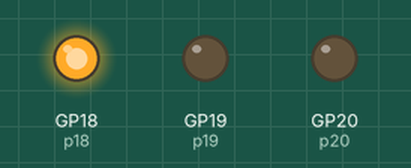
Simulated run of this program. Board: Raspberry Pi Pico running MicroPython. Parts: output pins drawn as LEDs (lit = HIGH).

Above: at 0.05 s.
At 1.46 s:
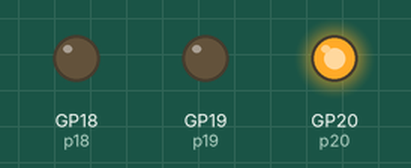
At 2.87 s:
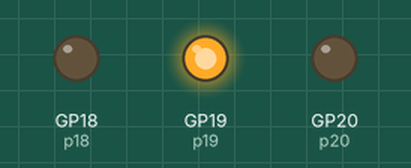
Timing chart, 0 to 3.2 s (numbered marks = the images above):
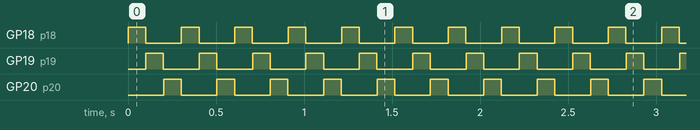

Measured:
- by itself, GP18 (p18), GP19 (p19), GP20 (p20): alternates HIGH for 0.10 s and LOW for 0.20 s

The program:

job2-2.py
```python
from machine import Pin
import time

p18 = Pin(18,Pin.OUT)
p19 = Pin(19,Pin.OUT)
p20 = Pin(20,Pin.OUT)

while(1):
    p18.on()
    time.sleep_ms(100)
    p18.off()
    time.sleep_ms(1)
    p19.on()
    time.sleep_ms(100)
    p19.off()
    time.sleep_ms(1)
    p20.on()
    time.sleep_ms(100)
    p20.off()
    time.sleep_ms(1)
```
